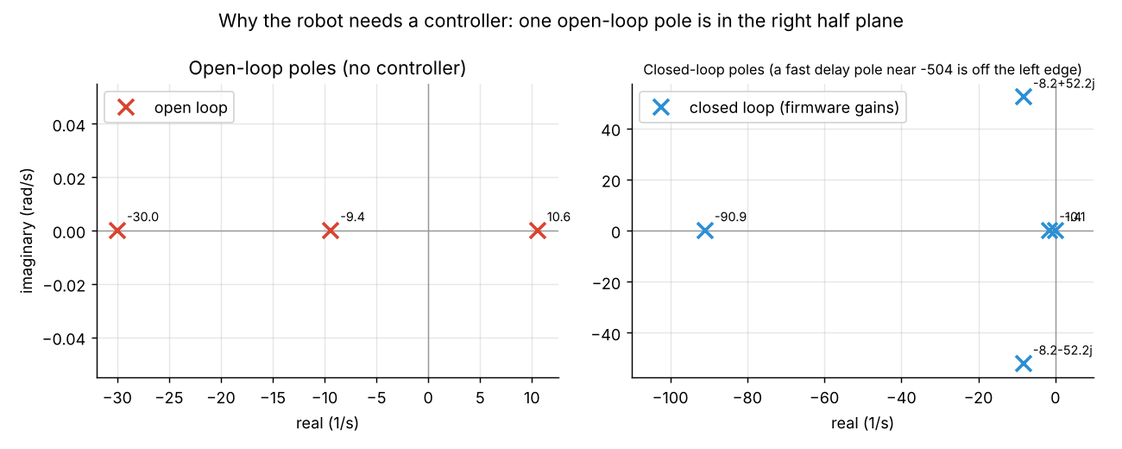
#> input picture simulink/results/01_poles.png, 1122 x 449 px, shrunk from 1300 x 520 before the run
$ python make_overview.py
#> lines starting #> are read from the running program, lines starting #| are printed output that depends on the picture
"""Combine the four most useful graphs into results/00_overview.png (run bobot_linear_model.py first)."""
import os
import matplotlib
matplotlib.use("Agg")
import matplotlib.pyplot as plt
import matplotlib.image as mpimg

R = os.path.join(os.path.dirname(os.path.abspath(__file__)), "..", "results")
panels = [("01_poles.png", "Poles: one open-loop pole is unstable"), ("03_speed_step.png", "Speed command response"),
          ("04_angle_loop_bode.png", "Angle loop margins"), ("05_gain_sweeps.png", "Stable gain ranges")]
fig, axs = plt.subplots(2, 2, figsize=(16, 11.5), dpi=120)
for a, (f, t) in zip(axs.flat, panels):
    a.imshow(mpimg.imread(os.path.join(R, f))); a.set_title(t, fontsize=13, weight="bold", pad=8); a.axis("off")
fig.suptitle("BO-BOT balance control: key results", fontsize=18, weight="bold")
fig.tight_layout(rect=[0, 0, 1, 0.96])
fig.savefig(os.path.join(R, "00_overview.png"), facecolor="white")
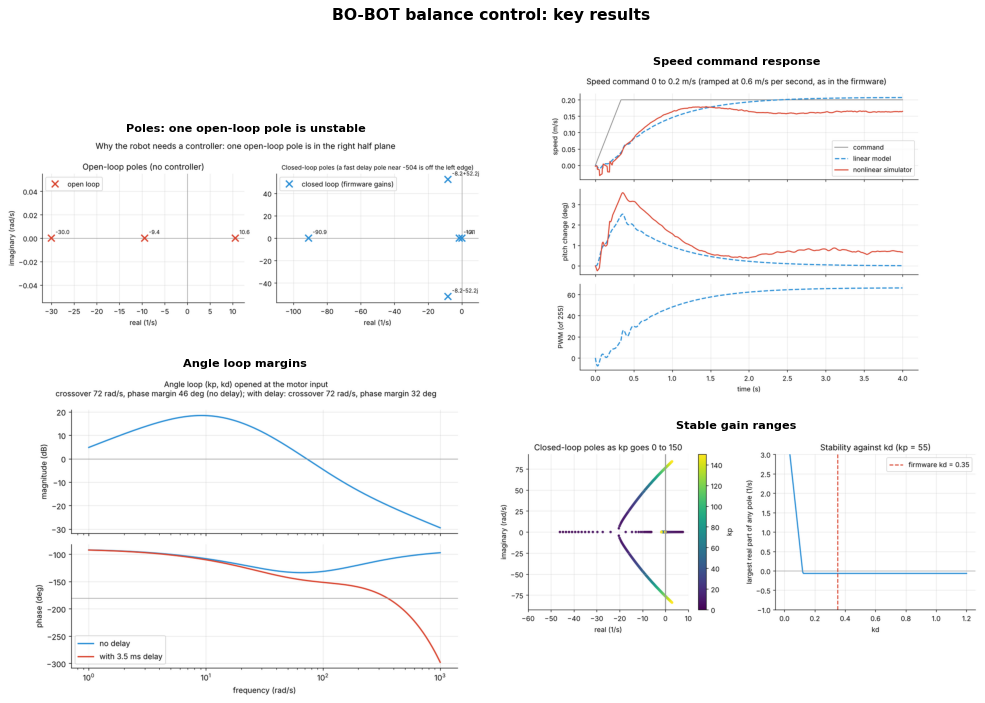
#> figure drawn by matplotlib, 4 panels
print("wrote 00_overview.png")
